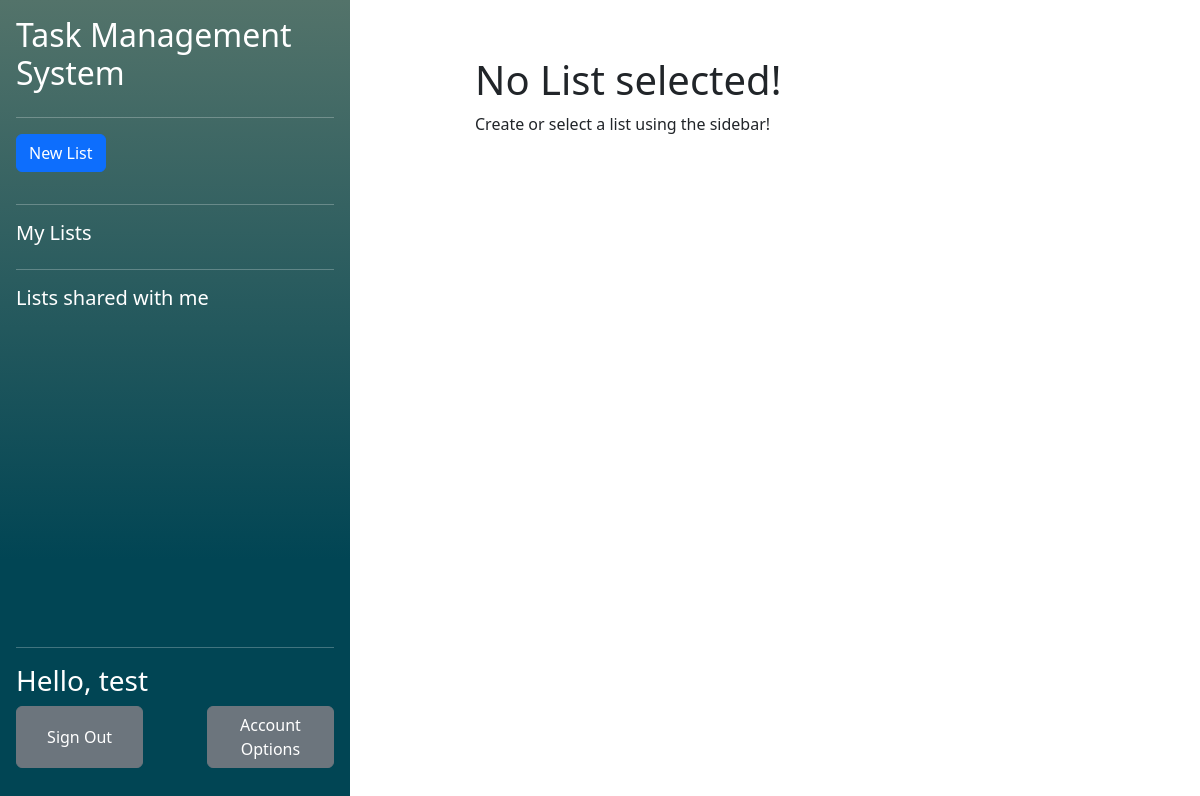
The app's page /php/index.php (signed in), older data.
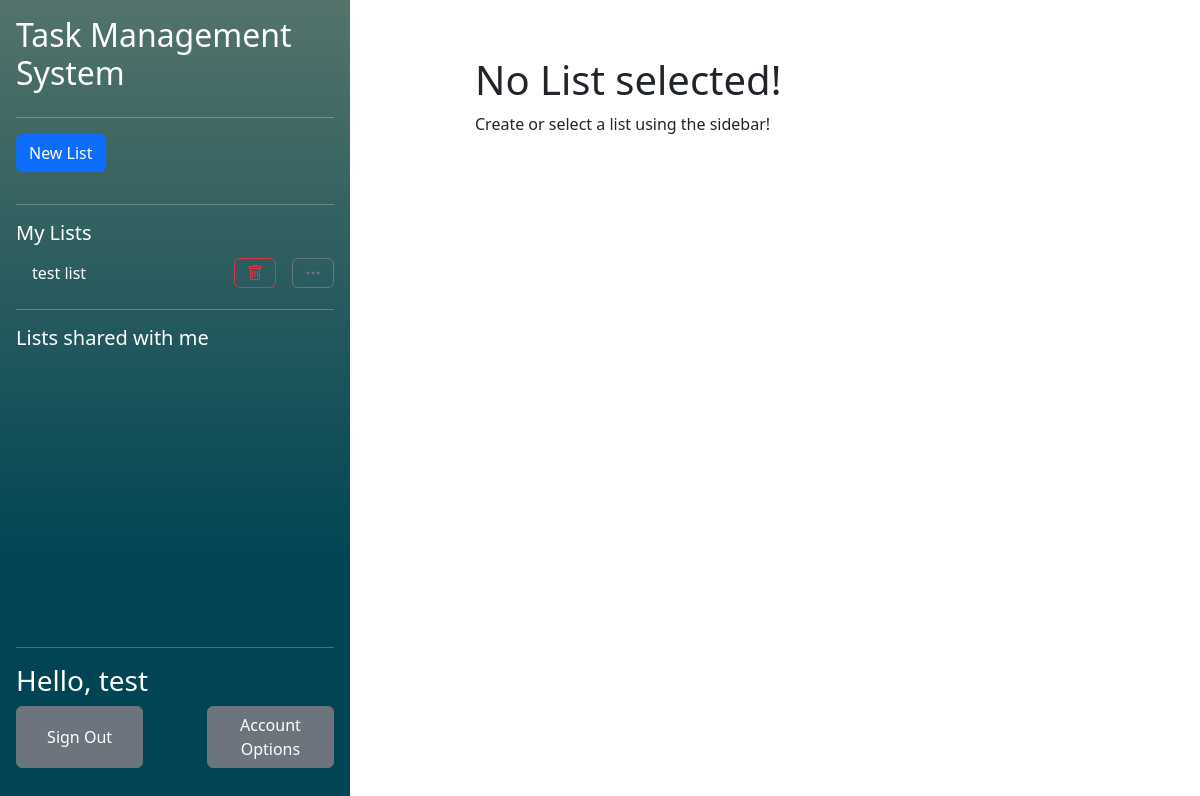
The same page, newer data.
### tables this page shows
CREATE TABLE "UserLists" (
	"user_id"	TEXT,
	"list_id"	TEXT,
	"collaborator"	INTEGER,
	"observer"	INTEGER,
	PRIMARY KEY("user_id","list_id"),
	FOREIGN KEY("user_id") REFERENCES "Users"("user_id") ON DELETE CASCADE ON UPDATE CASCADE,
	FOREIGN KEY("list_id") REFERENCES "Lists"("list_id") ON DELETE CASCADE ON UPDATE CASCADE
);

CREATE TABLE "Lists"
(
    list_id        INTEGER not null
        primary key autoincrement,
    list_name      TEXT    not null,
    list_completed REAL    not null
);

### php/functions/DatabaseFunctions.php (called while the page is built, shortened)
<?php
function getUIDFromCreds(){
    $db = new SQLite3("../db/database.db");
    $SQL = "SELECT user_id FROM Users WHERE password_hash = :creds";
    $stmt = $db->prepare($SQL);
    $stmt->bindValue(":creds", $_SESSION['credentials'], SQLITE3_TEXT);
    $result = $stmt->execute();
    while($row = $result->fetchArray()){
        $resultArray [] = $row;
    }
    return $resultArray[0]['user_id'];
}
function getOwnedListsForCurrentUser(){
    $uid = getUIDFromCreds();
    $db = new SQLite3("../db/database.db");
    $SQL = "SELECT list_id FROM  UserLists WHERE user_id = :uid AND collaborator = 0 AND observer = 0";
    $stmt = $db->prepare($SQL);
    $stmt->bindValue(":uid", $uid, SQLITE3_TEXT);
    $result = $stmt->execute();
    while($row = $result->fetchArray()){
        $resultArray [] = $row;
    }
    if (!isset($resultArray)){
        return null;
    }
    return $resultArray;
}
function getListNameFromID($listID){
    $db = new SQLite3("../db/database.db");
    $SQL = "SELECT list_name FROM Lists WHERE list_id = :lid";
    $stmt = $db->prepare($SQL);
    $stmt->bindValue(":lid", $listID, SQLITE3_TEXT);
    $result = $stmt->execute();
    while($row = $result->fetchArray()){
        $resultArray [] = $row;
    }
    if (!isset($resultArray)){
        return [[]];
    }
    return $resultArray;
}
?>

### php/components/ListList.php (the view, shortened to what this page needs)
<?php $ListIDInURL = isset($_GET['listid']) ? $_GET['listid'] : false;?>
<ul class="nav nav-pills flex-column mb-auto overflow-y-auto">
    <li class="hstack gap-3 pb-3">
        <button class="btn btn-primary"  data-bs-toggle="modal" data-bs-target="#NewListModal">New List</button>
    </li>
    <hr/>
    <h5>My Lists</h5>
    <?php
        foreach (getOwnedListsForCurrentUser() as $listID):
            if($listID[0] == $ListIDInURL):?>
                <li class="hstack gap-3 nav-link active text-white">
                    <div class="">
                        <?php echo getListNameFromID($listID[0])[0][0]?>
                    </div>
                    <button class="btn btn-danger ms-auto" onclick="location.href='listAction.php?action=delete&listid=<?php echo $ListIDInURL?>'"><i class="bi bi-trash"></i></button>
                    <button class="btn btn-secondary"  onclick="location.href='modifyList.php?listid=<?php echo $ListIDInURL?>'"><i class="bi bi-three-dots"></i></button>
                </li>
            <?php else:?>
                <li class="hstack gap-3">
                    <div class="nav-link text-white">
                        <a class="navbarList" href="<?php echo "index.php?listid=$listID[0]"?>">
                            <?php echo getListNameFromID($listID[0])[0][0]?>
                        </a>
                    </div>
                    <button class="btn btn-outline-danger ms-auto" onclick="location.href='listAction.php?action=delete&listid=<?php echo $ListIDInURL?>'"><i class="bi bi-trash"></i></button>
                    <button class="btn btn-outline-secondary" onclick="location.href='modifyList.php?listid=<?php echo $ListIDInURL?>'"><i class="bi bi-three-dots"></i></button>
                </li>
            <?php endif;?>
    <?php endforeach;?>
    <hr/>
    <h5>Lists shared with me</h5>
</ul>

### css/css.php
<link href="../css/index.css" rel="stylesheet">

### php/components/pagetop.php (shortened to what this page needs)
<!DOCTYPE html>
<head>
    <?php require "../css/css.php"?>
    <link href="https://cdn.jsdelivr.net/npm/bootstrap@5.3.2/dist/css/bootstrap.min.css" rel="stylesheet">
    <link rel="stylesheet" href="https://cdn.jsdelivr.net/npm/bootstrap-icons@1.11.3/font/bootstrap-icons.min.css">
</head>
<body>

### php/index.php (shortened to what this page needs)
<?php
    require ('functions/DatabaseFunctions.php');
    $name = "test";
?>
<?php require "../css/css.php"?>
<?php require "components/pagetop.php"?>
<main class="d-flex flex-nowrap h-100">
    <div class="d-flex flex-column flex-shrink-0 p-3 background align-items-stretch h-100" style="width: 350px">
        <h2>Task Management System</h2>
        <hr/>
        <?php require 'components/ListList.php'?>
        <div class="mt-auto">
            <hr/>
            <h3>Hello, <?php echo $name?></h3>
            <div class="d-flex flex-row mb-3 justify-content-between">
                <button class="btn btn-secondary" style="width: 40%">Sign Out</button>
                <button class="btn btn-secondary" style="width: 40%">Account Options</button>
            </div>
        </div>
    </div>
    <div class="mx-auto w-50 m-5">
        <?php require 'components/TaskList.php'?>
    </div>
</main>

### php/components/TaskList.php (shortened to what this page needs)
<?php require 'components/NewTaskPopup.php';
$listid = isset($_GET['listid']) ? $_GET['listid'] : false;
?>
<?php if ($listid != false):?>
<?php if(checkUserListAccess(htmlspecialchars($listid), getUIDFromCreds())): ?>
<button type="button" class="btn btn-primary" data-bs-toggle="modal" data-bs-target="#NewTaskModal">
    New Task
</button>
<?php else: ?>
A list created by <b><?php echo getListOwnerName($listid)?></b>
<?php endif;?>
<br/><br/>
<div>
    <ul class="nav nav-pills mb-3" id="pills-tab" role="tablist">
        <li class="nav-item" role="presentation">
            <button class="nav-link active" id="pills-todo-tab" data-bs-toggle="pill" data-bs-target="#pills-todo" type="button" role="tab" aria-controls="pills-todo" aria-selected="true">ToDo</button>
        </li>
        <li class="nav-item" role="presentation">
            <button class="nav-link" id="pills-done-tab" data-bs-toggle="pill" data-bs-target="#pills-done" type="button" role="tab" aria-controls="pills-done" aria-selected="false">Completed</button>
        </li>
    </ul>
</div>
<div class="tab-content" id="pills-tabContent">
    <div class="tab-pane fade show active" id="pills-todo" role="tabpanel" aria-labelledby="pills-todo-tab" tabindex="0">
        <div class="p-3">
            <ol>
                <?php
                if (getUncompletedTasksFromList($listid) != null):
                foreach (getUncompletedTasksFromList($listid) as $item):?>
                    <ul>
                        <form class="" action="<?php echo htmlspecialchars($_SERVER["PHP_SELF"])."?taskid=".$item['task_id']."&type=complete&listid=".$listid;?>" method="post">
                            <div class="row">
                                <button class='btn btn-primary col' style="flex: none; width: 10%; min-width: 100px; height: 10%; min-height: 100px;" type='submit' name=<?php echo $item['task_id']?>>✅</button>
                                <div class="col">
                                    <h5><?php echo $item['task_name']?></h5>
                                    <br/>
                                    <i><?php if(isset($item['task_due_date'])){
                                            echo "Due ".$item['task_due_date'];
                                        } else {
                                            echo 'No due date';
                                        }?></i> <br/>
                                    <i><?php if(($item['task_priority']) != 0){
                                            echo 'Priority '.$item['task_priority'];
                                        } else {
                                            echo 'No priority';
                                        }?></i>
                                </div>
                            </div>
                        </form>
                    </ul>
                <?php endforeach;
                else:?>
                <h2>You have no Tasks!</h2>
                Create a task using the new task button, or ask the list administrator.
                <?php endif;?>
            </ol>
        </div>
    </div>
    <div class="tab-pane fade" id="pills-done" role="tabpanel" aria-labelledby="pills-done-tab" tabindex="0">
        <div class="p-3">
            <ol>
                <?php
                if (getCompletedTasksFromList($listid) != null):
                foreach (getCompletedTasksFromList($listid) as $item):?>
                    <ul>
                        <form class="" action="<?php echo htmlspecialchars($_SERVER["PHP_SELF"])."?taskid=".$item['task_id']."&type=uncomplete&listid=".$listid;?>" method="post">
                            <div class="row">
                                <button class='btn btn-secondary col' style="flex: none; width: 10%; min-width: 100px; height: 10%; min-height: 100px;" type='submit' name=<?php echo $item['task_id']?>>Uncomplete</button>
                                <div class="col">
                                    <h5><?php echo $item['task_name']?></h5>
                                    <br/>
                                    <i><?php if(isset($item['task_due_date'])){
                                            echo "Due ".$item['task_due_date'];
                                        } else {
                                            echo 'No due date';
                                        }?></i> <br/>
                                    <i><?php if(($item['task_priority']) != 0){
                                            echo 'Priority '.$item['task_priority'];
                                        } else {
                                            echo 'No priority';
                                        }?></i>
                                </div>
                            </div>
                        </form>
                    </ul>
                <?php endforeach;
                else:?>
                    <h2>There are no completed tasks!</h2>
                <?php endif;?>
            </ol>
        </div>
    </div>
</div>
<?php else: ?>
<h1>No List selected!</h1>
Create or select a list using the sidebar!
<?php endif;?>

### css/index.css (style rules this page uses)
.background { background-image: linear-gradient(180deg, #53736A 0%, #014554 70%); color: white; }
.navbarList:link { text-decoration: none; color:white; }

Row changes from the older to the newer data that the page shows:
added userlists: list.list_name "test list"
